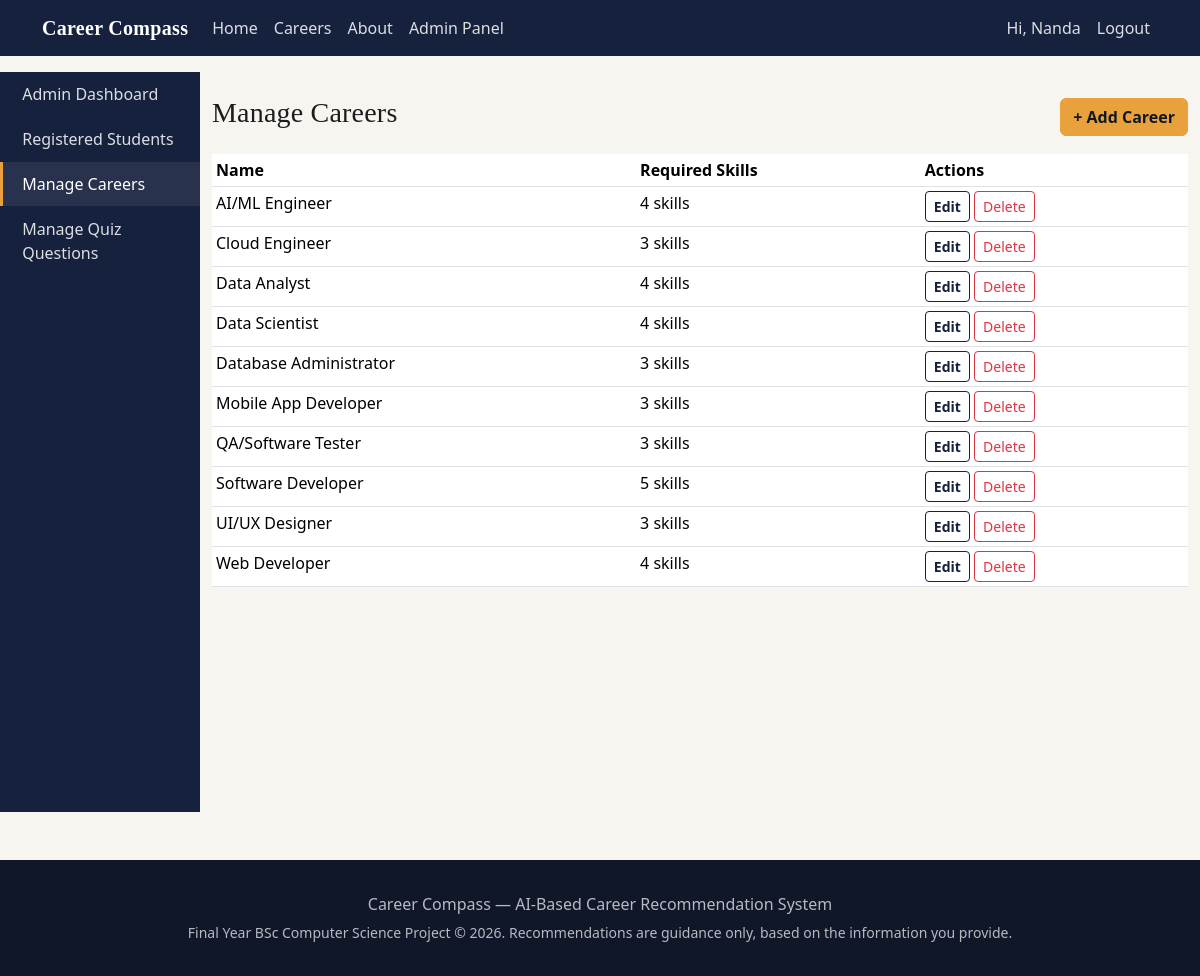
Screenshot of /admin/careers (signed in) with the database file from the repository.
### models/models.py (models this page shows, shortened)
class User(UserMixin, db.Model):
    __tablename__ = "users"
    id = db.Column(db.Integer, primary_key=True)
    name = db.Column(db.String(120), nullable=False)
    email = db.Column(db.String(150), unique=True, nullable=False)
    password_hash = db.Column(db.String(255), nullable=False)
    is_admin = db.Column(db.Boolean, default=False)
    created_at = db.Column(db.DateTime, default=utcnow)
    profile = db.relationship("Profile", backref="user", uselist=False, cascade="all, delete-orphan")
    skills = db.relationship("UserSkill", backref="user", cascade="all, delete-orphan")
    interests = db.relationship("UserInterest", backref="user", cascade="all, delete-orphan")
    results = db.relationship("Result", backref="user", cascade="all, delete-orphan")

class Career(db.Model):
    __tablename__ = "careers"
    id = db.Column(db.Integer, primary_key=True)
    name = db.Column(db.String(120), unique=True, nullable=False)
    description = db.Column(db.Text)
    required_skills = db.relationship("CareerSkill", backref="career", cascade="all, delete-orphan")
    related_interests = db.relationship("CareerInterest", backref="career", cascade="all, delete-orphan")
    roadmap_steps = db.relationship("RoadmapStep", backref="career", cascade="all, delete-orphan",
                                     order_by="RoadmapStep.step_number")
    projects = db.relationship("Project", backref="career", cascade="all, delete-orphan")

### routes/admin.py (the view)
@admin_bp.route("/careers")
@login_required
@admin_required
def manage_careers():
    careers = Career.query.order_by(Career.name).all()
    return render_template("admin/careers.html", careers=careers)

### routes/admin.py (called while the page is built)
def admin_required(view):
    @wraps(view)
    def wrapped(*args, **kwargs):
        if not current_user.is_authenticated or not current_user.is_admin:
            abort(403)
        return view(*args, **kwargs)
    return wrapped

### templates/admin/careers.html (shortened to what this page needs)
{% extends "admin/admin_base.html" %}
{% set active = 'careers' %}
{% block admin_content %}
<div class="d-flex justify-content-between align-items-center">
    <h3>Manage Careers</h3>
    <a href="{{ url_for('admin.add_career') }}" class="btn btn-amber">+ Add Career</a>
</div>
<table class="table table-sm mt-3 bg-white">
    <thead><tr><th>Name</th><th>Required Skills</th><th>Actions</th></tr></thead>
    <tbody>
    {% for c in careers %}
        <tr>
            <td>{{ c.name }}</td>
            <td>{{ c.required_skills|length }} skills</td>
            <td>
                <a href="{{ url_for('admin.edit_career', career_id=c.id) }}" class="btn btn-sm btn-outline-navy">Edit</a>
                <form method="POST" action="{{ url_for('admin.delete_career', career_id=c.id) }}" class="d-inline"
                      onsubmit="return confirm('Delete this career?');">
                    <button type="submit" class="btn btn-sm btn-outline-danger">Delete</button>
                </form>
            </td>
        </tr>
    {% endfor %}
    </tbody>
</table>
{% endblock %}

### templates/base.html (shortened to what this page needs)
<!DOCTYPE html>
<html lang="en">
<head>
    <link href="https://cdn.jsdelivr.net/npm/bootstrap@5.3.3/dist/css/bootstrap.min.css" rel="stylesheet">
    <link rel="stylesheet" href="{{ url_for('static', filename='css/style.css') }}">
</head>
<body>
<nav class="navbar navbar-expand-lg navbar-custom navbar-dark">
    <div class="container">
        <a class="navbar-brand navbar-brand-custom brand" href="{{ url_for('main.home') }}">Career Compass</a>
        <div class="collapse navbar-collapse" id="navMenu">
            <ul class="navbar-nav me-auto mb-2 mb-lg-0">
                <li class="nav-item"><a class="nav-link" href="{{ url_for('main.home') }}">Home</a></li>
                <li class="nav-item"><a class="nav-link" href="{{ url_for('main.careers') }}">Careers</a></li>
                <li class="nav-item"><a class="nav-link" href="{{ url_for('main.about') }}">About</a></li>
                {% if current_user.is_authenticated and current_user.is_admin %}
                <li class="nav-item"><a class="nav-link" href="{{ url_for('admin.dashboard') }}">Admin Panel</a></li>
                {% endif %}
            </ul>
            <ul class="navbar-nav">
                {% if current_user.is_authenticated %}
                <li class="nav-item"><span class="nav-link">Hi, {{ current_user.name }}</span></li>
                <li class="nav-item"><a class="nav-link" href="{{ url_for('auth.logout') }}">Logout</a></li>
                {% else %}
                <li class="nav-item"><a class="nav-link" href="{{ url_for('auth.login') }}">Login</a></li>
                <li class="nav-item"><a class="nav-link" href="{{ url_for('auth.register') }}">Register</a></li>
                {% endif %}
            </ul>
        </div>
    </div>
</nav>
{% block content %}{% endblock %}
<footer>
    <div class="container text-center">
        <p class="mb-1">Career Compass &mdash; AI-Based Career Recommendation System</p>
        <small>Final Year BSc Computer Science Project &copy; {{ current_year }}. Recommendations are guidance only, based on the information you provide.</small>
    </div>
</footer>
</body>
</html>

### static/css/style.css (style rules this page uses)
:root { --navy: #16213E; --navy-dark: #0F1729; --amber: #E9A23B; --teal: #2FA98C; --paper: #F7F5F0; --ink: #1C1C1E; --muted: #6B7280; }
body { background-color: var(--paper); color: var(--ink); font-family: "Segoe UI", Roboto, Helvetica, Arial, sans-serif; }
h1, h2, h3, h4, .brand { font-family: "Georgia", "Times New Roman", serif; letter-spacing: 0.2px; }
.navbar-brand-custom { font-weight: 700; color: #fff !important; letter-spacing: 0.3px; }
.navbar-custom { background-color: var(--navy); }
.navbar-custom .nav-link { color: rgba(255, 255, 255, 0.85) !important; }
.btn-amber { background-color: var(--amber); border-color: var(--amber); color: var(--navy-dark); font-weight: 600; }
.btn-outline-navy { border-color: var(--navy); color: var(--navy); font-weight: 600; }
footer { background-color: var(--navy-dark); color: rgba(255, 255, 255, 0.7); padding: 2rem 0; margin-top: 3rem; }

### rows the page displays
User: name "Nanda"
Career: name "AI/ML Engineer", required_skills|length "4"
Career: name "Cloud Engineer", required_skills|length "3"
Career: name "Data Analyst", required_skills|length "4"
Career: name "Data Scientist", required_skills|length "4"
Career: name "Database Administrator", required_skills|length "3"
Career: name "Mobile App Developer", required_skills|length "3"
Career: name "QA/Software Tester", required_skills|length "3"
Career: name "Software Developer", required_skills|length "5"
Career: name "UI/UX Designer", required_skills|length "3"
Career: name "Web Developer", required_skills|length "4"
